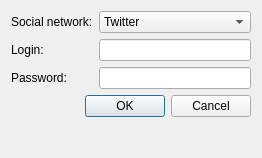
<?xml version="1.0" encoding="UTF-8"?>
<ui version="4.0">
 <class>NewAccountDialog</class>
 <widget class="QDialog" name="NewAccountDialog">
  <property name="geometry">
   <rect>
    <x>0</x>
    <y>0</y>
    <width>262</width>
    <height>158</height>
   </rect>
  </property>
  <property name="windowTitle">
   <string>New account</string>
  </property>
  <layout class="QFormLayout" name="formLayout">
   <item row="1" column="0">
    <widget class="QLabel" name="loginLabel">
     <property name="text">
      <string>Login:</string>
     </property>
     <property name="buddy">
      <cstring>loginEdit</cstring>
     </property>
    </widget>
   </item>
   <item row="1" column="1">
    <widget class="QLineEdit" name="loginEdit"/>
   </item>
   <item row="2" column="0">
    <widget class="QLabel" name="passwordLabel">
     <property name="text">
      <string>Password:</string>
     </property>
     <property name="buddy">
      <cstring>passwordEdit</cstring>
     </property>
    </widget>
   </item>
   <item row="4" column="0" colspan="2">
    <widget class="QDialogButtonBox" name="buttonBox">
     <property name="orientation">
      <enum>Qt::Horizontal</enum>
     </property>
     <property name="standardButtons">
      <set>QDialogButtonBox::Cancel|QDialogButtonBox::Ok</set>
     </property>
    </widget>
   </item>
   <item row="2" column="1">
    <widget class="QLineEdit" name="passwordEdit">
     <property name="echoMode">
      <enum>QLineEdit::Password</enum>
     </property>
    </widget>
   </item>
   <item row="0" column="1">
    <widget class="QComboBox" name="comboBox">
     <item>
      <property name="text">
       <string>Twitter</string>
      </property>
     </item>
     <item>
      <property name="text">
       <string>Identi.ca</string>
      </property>
     </item>
    </widget>
   </item>
   <item row="0" column="0">
    <widget class="QLabel" name="networkLabel">
     <property name="text">
      <string>Social network:</string>
     </property>
     <property name="buddy">
      <cstring>comboBox</cstring>
     </property>
    </widget>
   </item>
  </layout>
 </widget>
 <tabstops>
  <tabstop>comboBox</tabstop>
  <tabstop>loginEdit</tabstop>
  <tabstop>passwordEdit</tabstop>
  <tabstop>buttonBox</tabstop>
 </tabstops>
 <resources/>
 <connections>
  <connection>
   <sender>buttonBox</sender>
   <signal>accepted()</signal>
   <receiver>NewAccountDialog</receiver>
   <slot>accept()</slot>
   <hints>
    <hint type="sourcelabel">
     <x>254</x>
     <y>153</y>
    </hint>
    <hint type="destinationlabel">
     <x>157</x>
     <y>274</y>
    </hint>
   </hints>
  </connection>
  <connection>
   <sender>buttonBox</sender>
   <signal>rejected()</signal>
   <receiver>NewAccountDialog</receiver>
   <slot>reject()</slot>
   <hints>
    <hint type="sourcelabel">
     <x>255</x>
     <y>153</y>
    </hint>
    <hint type="destinationlabel">
     <x>286</x>
     <y>274</y>
    </hint>
   </hints>
  </connection>
 </connections>
</ui>
